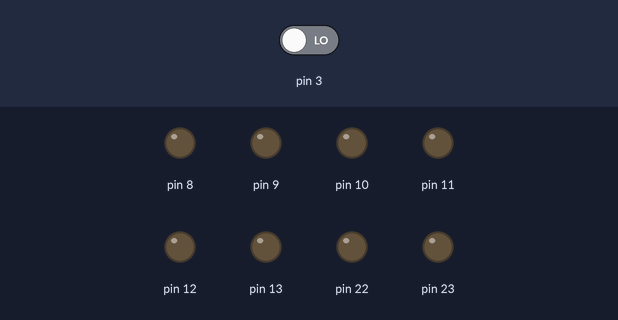
Simulated run of this sketch. Board: Arduino Uno, built with avr-gcc and run on an emulated ATmega328P. Shown: output pins drawn as LEDs (lit = HIGH). Inputs (shaded band) come from the test bench; at power-on: pin 3 LOW.

Above: at 0.8 s.
0.9 s: pin 3 driven HIGH
At 1.8 s:
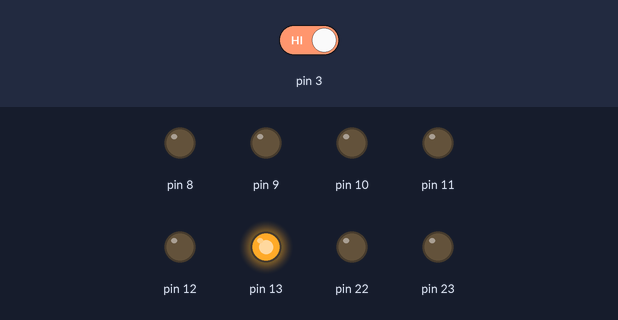
At 2.3 s:
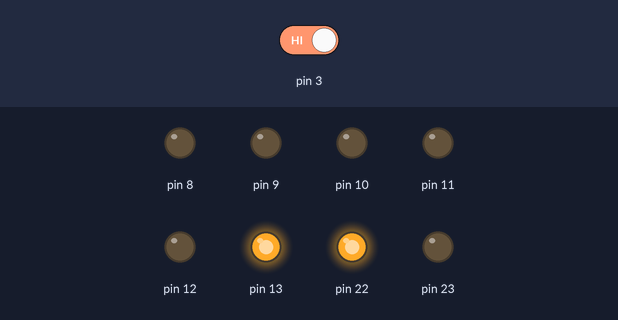
3.9 s: pin 3 driven LOW
At 4.4 s:
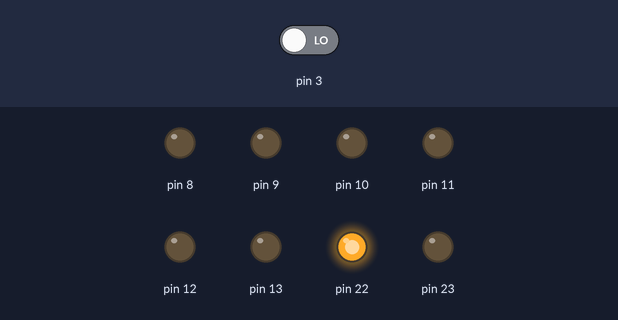
Timing chart, 0 to 6.9 s (numbered marks = the images above; inputs shaded):
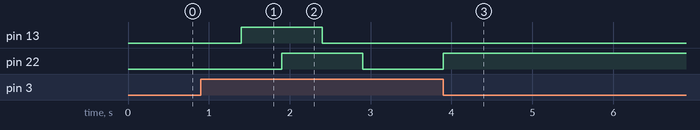

The sketch:

12.4.ino
```cpp
#include <avr/io.h>
#include <util/delay.h>
#define setbit(x,y) (x|=y)
#define checkbit(x,y)((x) & (y))
#define clearbit(x,y)(x&=~y)
#define bitn(p) (0x01<<p)

int main (void)
{
  DDRD = 0x00;
  DDRB = 0xFF;
  int count = 0;

  while (true){
    if (checkbit(PIND, bitn(3))){
      count++;
      _delay_ms(500);
    }

    if (count == 1){
      setbit(PORTB, bitn(5));
    }
    else if (count == 2){
      setbit(PORTB, bitn(6));
    }
    else if (count == 3){
      clearbit(PORTB, bitn(5));
    }
    else if (count == 4){
      clearbit(PORTB, bitn(6));
    }
    else if (count == 5){
      count = 1;
    }
  }
}
```

Measured:
- after the input at 0.9 s, pin 13: LOW → HIGH after 0.50 s, → LOW 1.0 s later; pin 22: LOW → HIGH after 1.0 s, → LOW 1.0 s later
- after the input at 3.9 s, pin 22: goes on until 3.9 s, then stays HIGH
